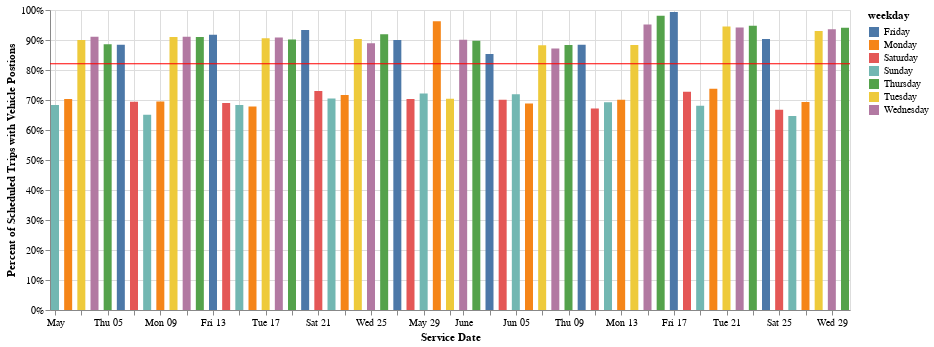

The code cell stored with this chart in its notebook:
### Code cell
display(HTML(f"<strong>{(agency.iloc[0]['agency_name'])} Percent of Scheduled Trips with RT Vehicle Position Data</strong>"))
display(Markdown(f"<strong><span style='color:red'>Red Line </span></strong> represents "
                 f" {(agency.iloc[0]['agency_name'])} average"))

bar = (utils.bar_chart_over_time((agency_date),
                           'service_date', 'pct_w_vp', 'weekday','%', 'x', '')).mark_bar(size=8).properties(width=800)
#mean line
rule = alt.Chart(agency_date).mark_rule(color='red').encode(y=alt.Y('mean(pct_w_vp):Q', axis=alt.Axis(format='%')))

bar + rule

### Figure 1 — Vega-Lite specification as saved in the notebook (floating-point values rounded to 4 significant figures)
{"config": {"view": {"continuousWidth": 400, "continuousHeight": 300}}, "layer": [{"mark": {"type": "bar", "size": 8}, "encoding": {"color": {"field": "weekday", "type": "nominal"}, "tooltip": [{"field": "service_date", "title": "Service Date", "type": "temporal"}, {"field": "pct_w_vp", "title": "Pct W Vp", "type": "quantitative"}], "x": {"field": "service_date", "sort": "x", "title": "Service Date", "type": "temporal"}, "y": {"axis": {"format": "%"}, "field": "pct_w_vp", "title": "Percent of Scheduled Trips with Vehicle Postions", "type": "quantitative"}}, "width": 800}, {"mark": {"type": "rule", "color": "red"}, "encoding": {"y": {"aggregate": "mean", "axis": {"format": "%"}, "field": "pct_w_vp", "type": "quantitative"}}}], "data": {"name": "data-22af8eef9a09301db1e093e0d1c5e673"}, "$schema": "https://vega.github.io/schema/vega-lite/v4.17.0.json", "datasets": {"data-22af8eef9a09301db1e093e0d1c5e673": [{"calitp_itp_id": 300, "agency_name": "Big Blue Bus", "calitp_url_number": 0, "service_date": "2022-05-01T00:00:00", "weekday": "Sunday", "month": "May", "total_num_sched": 770, "total_num_vp": 526, "pct_w_vp": 0.6831}, {"calitp_itp_id": 300, "agency_name": "Big Blue Bus", "calitp_url_number": 0, "service_date": "2022-05-02T00:00:00", "weekday": "Monday", "month": "May", "total_num_sched": 1516, "total_num_vp": 1066, "pct_w_vp": 0.7032}, {"calitp_itp_id": 300, "agency_name": "Big Blue Bus", "calitp_url_number": 0, "service_date": "2022-05-03T00:00:00", "weekday": "Tuesday", "month": "May", "total_num_sched": 1516, "total_num_vp": 1365, "pct_w_vp": 0.9004}, {"calitp_itp_id": 300, "agency_name": "Big Blue Bus", "calitp_url_number": 0, "service_date": "2022-05-04T00:00:00", "weekday": "Wednesday", "month": "May", "total_num_sched": 1516, "total_num_vp": 1381, "pct_w_vp": 0.9109}, {"calitp_itp_id": 300, "agency_name": "Big Blue Bus", "calitp_url_number": 0, "service_date": "2022-05-05T00:00:00", "weekday": "Thursday", "month": "May", "total_num_sched": 1516, "total_num_vp": 1343, "pct_w_vp": 0.8859}, {"calitp_itp_id": 300, "agency_name": "Big Blue Bus", "calitp_url_number": 0, "service_date": "2022-05-06T00:00:00", "weekday": "Friday", "month": "May", "total_num_sched": 1464, "total_num_vp": 1295, "pct_w_vp": 0.8846}, {"calitp_itp_id": 300, "agency_name": "Big Blue Bus", "calitp_url_number": 0, "service_date": "2022-05-07T00:00:00", "weekday": "Saturday", "month": "May", "total_num_sched": 870, "total_num_vp": 604, "pct_w_vp": 0.6943}, {"calitp_itp_id": 300, "agency_name": "Big Blue Bus", "calitp_url_number": 0, "service_date": "2022-05-08T00:00:00", "weekday": "Sunday", "month": "May", "total_num_sched": 770, "total_num_vp": 501, "pct_w_vp": 0.6506}, {"calitp_itp_id": 300, "agency_name": "Big Blue Bus", "calitp_url_number": 0, "service_date": "2022-05-09T00:00:00", "weekday": "Monday", "month": "May", "total_num_sched": 1516, "total_num_vp": 1053, "pct_w_vp": 0.6946}, {"calitp_itp_id": 300, "agency_name": "Big Blue Bus", "calitp_url_number": 0, "service_date": "2022-05-10T00:00:00", "weekday": "Tuesday", "month": "May", "total_num_sched": 1516, "total_num_vp": 1380, "pct_w_vp": 0.9103}, {"calitp_itp_id": 300, "agency_name": "Big Blue Bus", "calitp_url_number": 0, "service_date": "2022-05-11T00:00:00", "weekday": "Wednesday", "month": "May", "total_num_sched": 1516, "total_num_vp": 1381, "pct_w_vp": 0.9109}, {"calitp_itp_id": 300, "agency_name": "Big Blue Bus", "calitp_url_number": 0, "service_date": "2022-05-12T00:00:00", "weekday": "Thursday", "month": "May", "total_num_sched": 1516, "total_num_vp": 1380, "pct_w_vp": 0.9103}, {"calitp_itp_id": 300, "agency_name": "Big Blue Bus", "calitp_url_number": 0, "service_date": "2022-05-13T00:00:00", "weekday": "Friday", "month": "May", "total_num_sched": 1464, "total_num_vp": 1343, "pct_w_vp": 0.9173}, {"calitp_itp_id": 300, "agency_name": "Big Blue Bus", "calitp_url_number": 0, "service_date": "2022-05-14T00:00:00", "weekday": "Saturday", "month": "May", "total_num_sched": 870, "total_num_vp": 600, "pct_w_vp": 0.6897}, {"calitp_itp_id": 300, "agency_name": "Big Blue Bus", "calitp_url_number": 0, "service_date": "2022-05-15T00:00:00", "weekday": "Sunday", "month": "May", "total_num_sched": 770, "total_num_vp": 526, "pct_w_vp": 0.6831}, {"calitp_itp_id": 300, "agency_name": "Big Blue Bus", "calitp_url_number": 0, "service_date": "2022-05-16T00:00:00", "weekday": "Monday", "month": "May", "total_num_sched": 1516, "total_num_vp": 1028, "pct_w_vp": 0.6781}, {"calitp_itp_id": 300, "agency_name": "Big Blue Bus", "calitp_url_number": 0, "service_date": "2022-05-17T00:00:00", "weekday": "Tuesday", "month": "May", "total_num_sched": 1516, "total_num_vp": 1373, "pct_w_vp": 0.9057}, {"calitp_itp_id": 300, "agency_name": "Big Blue Bus", "calitp_url_number": 0, "service_date": "2022-05-18T00:00:00", "weekday": "Wednesday", "month": "May", "total_num_sched": 1516, "total_num_vp": 1377, "pct_w_vp": 0.9083}, {"calitp_itp_id": 300, "agency_name": "Big Blue Bus", "calitp_url_number": 0, "service_date": "2022-05-19T00:00:00", "weekday": "Thursday", "month": "May", "total_num_sched": 1516, "total_num_vp": 1367, "pct_w_vp": 0.9017}, {"calitp_itp_id": 300, "agency_name": "Big Blue Bus", "calitp_url_number": 0, "service_date": "2022-05-20T00:00:00", "weekday": "Friday", "month": "May", "total_num_sched": 1464, "total_num_vp": 1366, "pct_w_vp": 0.9331}, {"calitp_itp_id": 300, "agency_name": "Big Blue Bus", "calitp_url_number": 0, "service_date": "2022-05-21T00:00:00", "weekday": "Saturday", "month": "May", "total_num_sched": 870, "total_num_vp": 635, "pct_w_vp": 0.7299}, {"calitp_itp_id": 300, "agency_name": "Big Blue Bus", "calitp_url_number": 0, "service_date": "2022-05-22T00:00:00", "weekday": "Sunday", "month": "May", "total_num_sched": 770, "total_num_vp": 543, "pct_w_vp": 0.7052}, {"calitp_itp_id": 300, "agency_name": "Big Blue Bus", "calitp_url_number": 0, "service_date": "2022-05-23T00:00:00", "weekday": "Monday", "month": "May", "total_num_sched": 1516, "total_num_vp": 1086, "pct_w_vp": 0.7164}, {"calitp_itp_id": 300, "agency_name": "Big Blue Bus", "calitp_url_number": 0, "service_date": "2022-05-24T00:00:00", "weekday": "Tuesday", "month": "May", "total_num_sched": 1516, "total_num_vp": 1370, "pct_w_vp": 0.9037}, {"calitp_itp_id": 300, "agency_name": "Big Blue Bus", "calitp_url_number": 0, "service_date": "2022-05-25T00:00:00", "weekday": "Wednesday", "month": "May", "total_num_sched": 1516, "total_num_vp": 1348, "pct_w_vp": 0.8892}, {"calitp_itp_id": 300, "agency_name": "Big Blue Bus", "calitp_url_number": 0, "service_date": "2022-05-26T00:00:00", "weekday": "Thursday", "month": "May", "total_num_sched": 1516, "total_num_vp": 1394, "pct_w_vp": 0.9195}, {"calitp_itp_id": 300, "agency_name": "Big Blue Bus", "calitp_url_number": 0, "service_date": "2022-05-27T00:00:00", "weekday": "Friday", "month": "May", "total_num_sched": 1466, "total_num_vp": 1320, "pct_w_vp": 0.9004}, {"calitp_itp_id": 300, "agency_name": "Big Blue Bus", "calitp_url_number": 0, "service_date": "2022-05-28T00:00:00", "weekday": "Saturday", "month": "May", "total_num_sched": 870, "total_num_vp": 612, "pct_w_vp": 0.7034}, {"calitp_itp_id": 300, "agency_name": "Big Blue Bus", "calitp_url_number": 0, "service_date": "2022-05-29T00:00:00", "weekday": "Sunday", "month": "May", "total_num_sched": 770, "total_num_vp": 556, "pct_w_vp": 0.7221}, {"calitp_itp_id": 300, "agency_name": "Big Blue Bus", "calitp_url_number": 0, "service_date": "2022-05-30T00:00:00", "weekday": "Monday", "month": "May", "total_num_sched": 770, "total_num_vp": 741, "pct_w_vp": 0.9623}, {"calitp_itp_id": 300, "agency_name": "Big Blue Bus", "calitp_url_number": 0, "service_date": "2022-05-31T00:00:00", "weekday": "Tuesday", "month": "May", "total_num_sched": 1516, "total_num_vp": 1067, "pct_w_vp": 0.7038}, {"calitp_itp_id": 300, "agency_name": "Big Blue Bus", "calitp_url_number": 0, "service_date": "2022-06-01T00:00:00", "weekday": "Wednesday", "month": "June", "total_num_sched": 1516, "total_num_vp": 1366, "pct_w_vp": 0.9011}, {"calitp_itp_id": 300, "agency_name": "Big Blue Bus", "calitp_url_number": 0, "service_date": "2022-06-02T00:00:00", "weekday": "Thursday", "month": "June", "total_num_sched": 1516, "total_num_vp": 1360, "pct_w_vp": 0.8971}, {"calitp_itp_id": 300, "agency_name": "Big Blue Bus", "calitp_url_number": 0, "service_date": "2022-06-03T00:00:00", "weekday": "Friday", "month": "June", "total_num_sched": 1516, "total_num_vp": 1294, "pct_w_vp": 0.8536}, {"calitp_itp_id": 300, "agency_name": "Big Blue Bus", "calitp_url_number": 0, "service_date": "2022-06-04T00:00:00", "weekday": "Saturday", "month": "June", "total_num_sched": 870, "total_num_vp": 610, "pct_w_vp": 0.7011}, {"calitp_itp_id": 300, "agency_name": "Big Blue Bus", "calitp_url_number": 0, "service_date": "2022-06-05T00:00:00", "weekday": "Sunday", "month": "June", "total_num_sched": 770, "total_num_vp": 554, "pct_w_vp": 0.7195}, {"calitp_itp_id": 300, "agency_name": "Big Blue Bus", "calitp_url_number": 0, "service_date": "2022-06-06T00:00:00", "weekday": "Monday", "month": "June", "total_num_sched": 1516, "total_num_vp": 1044, "pct_w_vp": 0.6887}, {"calitp_itp_id": 300, "agency_name": "Big Blue Bus", "calitp_url_number": 0, "service_date": "2022-06-07T00:00:00", "weekday": "Tuesday", "month": "June", "total_num_sched": 1516, "total_num_vp": 1338, "pct_w_vp": 0.8826}, {"calitp_itp_id": 300, "agency_name": "Big Blue Bus", "calitp_url_number": 0, "service_date": "2022-06-08T00:00:00", "weekday": "Wednesday", "month": "June", "total_num_sched": 1516, "total_num_vp": 1322, "pct_w_vp": 0.872}, {"calitp_itp_id": 300, "agency_name": "Big Blue Bus", "calitp_url_number": 0, "service_date": "2022-06-09T00:00:00", "weekday": "Thursday", "month": "June", "total_num_sched": 1514, "total_num_vp": 1337, "pct_w_vp": 0.8831}, {"calitp_itp_id": 300, "agency_name": "Big Blue Bus", "calitp_url_number": 0, "service_date": "2022-06-10T00:00:00", "weekday": "Friday", "month": "June", "total_num_sched": 1463, "total_num_vp": 1293, "pct_w_vp": 0.8838}, {"calitp_itp_id": 300, "agency_name": "Big Blue Bus", "calitp_url_number": 0, "service_date": "2022-06-11T00:00:00", "weekday": "Saturday", "month": "June", "total_num_sched": 870, "total_num_vp": 584, "pct_w_vp": 0.6713}, {"calitp_itp_id": 300, "agency_name": "Big Blue Bus", "calitp_url_number": 0, "service_date": "2022-06-12T00:00:00", "weekday": "Sunday", "month": "June", "total_num_sched": 770, "total_num_vp": 533, "pct_w_vp": 0.6922}, {"calitp_itp_id": 300, "agency_name": "Big Blue Bus", "calitp_url_number": 0, "service_date": "2022-06-13T00:00:00", "weekday": "Monday", "month": "June", "total_num_sched": 1513, "total_num_vp": 1060, "pct_w_vp": 0.7006}, {"calitp_itp_id": 300, "agency_name": "Big Blue Bus", "calitp_url_number": 0, "service_date": "2022-06-14T00:00:00", "weekday": "Tuesday", "month": "June", "total_num_sched": 1513, "total_num_vp": 1336, "pct_w_vp": 0.883}, {"calitp_itp_id": 300, "agency_name": "Big Blue Bus", "calitp_url_number": 0, "service_date": "2022-06-15T00:00:00", "weekday": "Wednesday", "month": "June", "total_num_sched": 1409, "total_num_vp": 1341, "pct_w_vp": 0.9517}, {"calitp_itp_id": 300, "agency_name": "Big Blue Bus", "calitp_url_number": 0, "service_date": "2022-06-16T00:00:00", "weekday": "Thursday", "month": "June", "total_num_sched": 1409, "total_num_vp": 1382, "pct_w_vp": 0.9808}, {"calitp_itp_id": 300, "agency_name": "Big Blue Bus", "calitp_url_number": 0, "service_date": "2022-06-17T00:00:00", "weekday": "Friday", "month": "June", "total_num_sched": 1409, "total_num_vp": 1400, "pct_w_vp": 0.9936}, {"calitp_itp_id": 300, "agency_name": "Big Blue Bus", "calitp_url_number": 0, "service_date": "2022-06-18T00:00:00", "weekday": "Saturday", "month": "June", "total_num_sched": 870, "total_num_vp": 633, "pct_w_vp": 0.7276}, {"calitp_itp_id": 300, "agency_name": "Big Blue Bus", "calitp_url_number": 0, "service_date": "2022-06-19T00:00:00", "weekday": "Sunday", "month": "June", "total_num_sched": 770, "total_num_vp": 524, "pct_w_vp": 0.6805}, {"calitp_itp_id": 300, "agency_name": "Big Blue Bus", "calitp_url_number": 0, "service_date": "2022-06-20T00:00:00", "weekday": "Monday", "month": "June", "total_num_sched": 1461, "total_num_vp": 1077, "pct_w_vp": 0.7372}, {"calitp_itp_id": 300, "agency_name": "Big Blue Bus", "calitp_url_number": 0, "service_date": "2022-06-21T00:00:00", "weekday": "Tuesday", "month": "June", "total_num_sched": 1461, "total_num_vp": 1381, "pct_w_vp": 0.9452}, {"calitp_itp_id": 300, "agency_name": "Big Blue Bus", "calitp_url_number": 0, "service_date": "2022-06-22T00:00:00", "weekday": "Wednesday", "month": "June", "total_num_sched": 1461, "total_num_vp": 1376, "pct_w_vp": 0.9418}, {"calitp_itp_id": 300, "agency_name": "Big Blue Bus", "calitp_url_number": 0, "service_date": "2022-06-23T00:00:00", "weekday": "Thursday", "month": "June", "total_num_sched": 1461, "total_num_vp": 1384, "pct_w_vp": 0.9473}, {"calitp_itp_id": 300, "agency_name": "Big Blue Bus", "calitp_url_number": 0, "service_date": "2022-06-24T00:00:00", "weekday": "Friday", "month": "June", "total_num_sched": 1461, "total_num_vp": 1320, "pct_w_vp": 0.9035}, {"calitp_itp_id": 300, "agency_name": "Big Blue Bus", "calitp_url_number": 0, "service_date": "2022-06-25T00:00:00", "weekday": "Saturday", "month": "June", "total_num_sched": 870, "total_num_vp": 581, "pct_w_vp": 0.6678}, {"calitp_itp_id": 300, "agency_name": "Big Blue Bus", "calitp_url_number": 0, "service_date": "2022-06-26T00:00:00", "weekday": "Sunday", "month": "June", "total_num_sched": 770, "total_num_vp": 498, "pct_w_vp": 0.6468}, {"calitp_itp_id": 300, "agency_name": "Big Blue Bus", "calitp_url_number": 0, "service_date": "2022-06-27T00:00:00", "weekday": "Monday", "month": "June", "total_num_sched": 1461, "total_num_vp": 1013, "pct_w_vp": 0.6934}, {"calitp_itp_id": 300, "agency_name": "Big Blue Bus", "calitp_url_number": 0, "service_date": "2022-06-28T00:00:00", "weekday": "Tuesday", "month": "June", "total_num_sched": 1461, "total_num_vp": 1359, "pct_w_vp": 0.9302}, {"calitp_itp_id": 300, "agency_name": "Big Blue Bus", "calitp_url_number": 0, "service_date": "2022-06-29T00:00:00", "weekday": "Wednesday", "month": "June", "total_num_sched": 1461, "total_num_vp": 1367, "pct_w_vp": 0.9357}, {"calitp_itp_id": 300, "agency_name": "Big Blue Bus", "calitp_url_number": 0, "service_date": "2022-06-30T00:00:00", "weekday": "Thursday", "month": "June", "total_num_sched": 1461, "total_num_vp": 1374, "pct_w_vp": 0.9405}]}}
